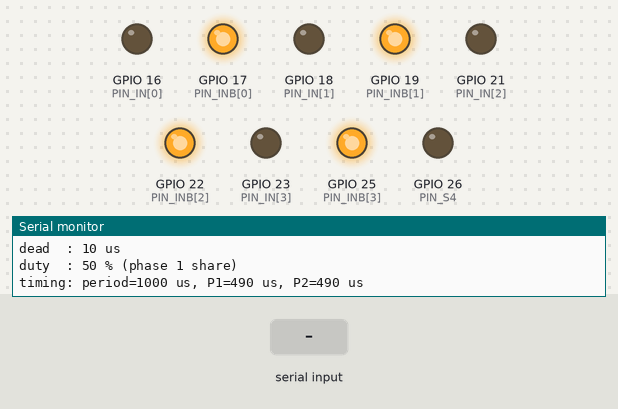
Simulated run of this sketch. Board: ESP32. On the bench: output pins drawn as LEDs (lit = HIGH), the last lines printed to the serial monitor. Dashed ring = blinking. Inputs (shaded band) come from the test bench.

Above: at 1.2 s.
1.3 s: "on\n" received over Serial
At 3.9 s:
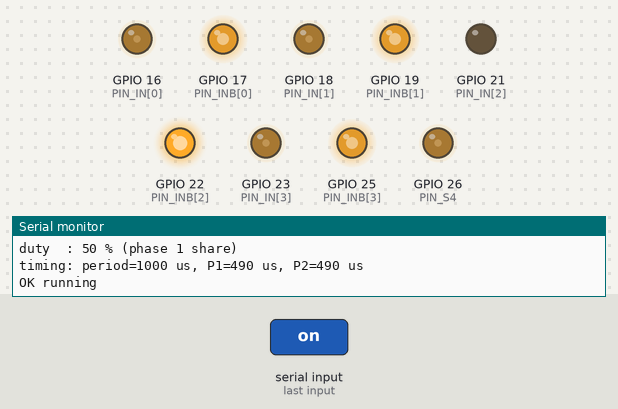
4.3 s: "help,1\n" received over Serial
At 6.1 s:
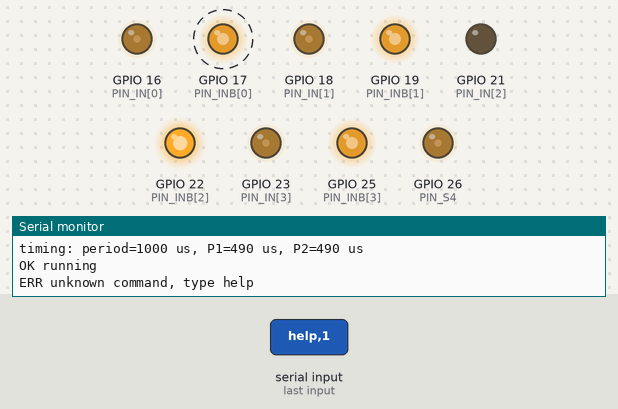
7.3 s: "status\n" received over Serial
10.3 s: "off\n" received over Serial
11.8 s: "on\n" received over Serial
At 11.98 s:
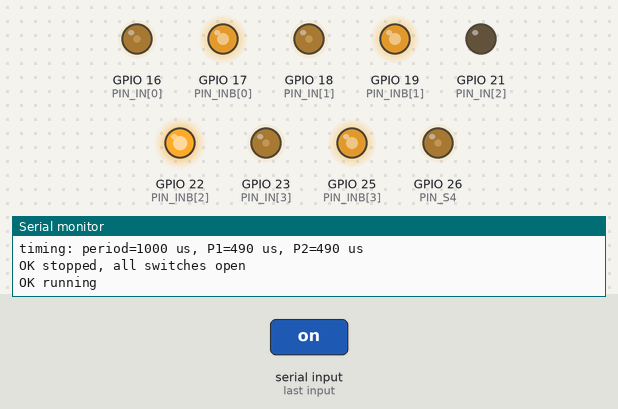
14.8 s: "status,150\n" received over Serial
Timing chart, 0 to 23.1 s (numbered marks = the images above; inputs shaded):
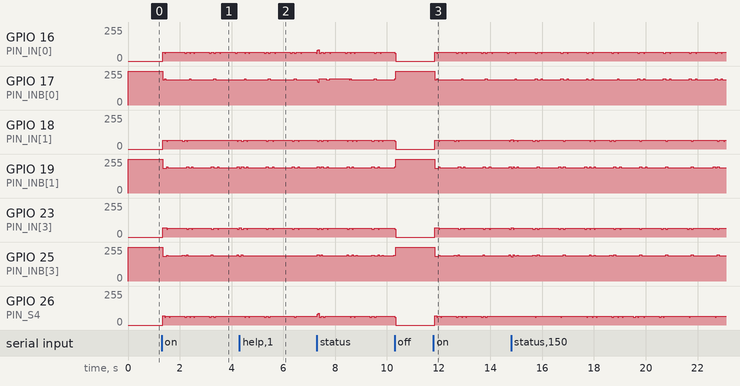

Measured:
- after the input at 1.3 s, GPIO 17 (PIN_INB[0]): 255/255 → 188/255 at once, → 191/255 0.08 s later, → 197/255 1.9 s later, → 191/255 0.08 s later
- after the input at 11.8 s, GPIO 17 (PIN_INB[0]): 255/255 → 188/255 at once, → 191/255 0.08 s later, → 197/255 1.9 s later, → 191/255 0.08 s later

The sketch:

firmware.ino
```cpp
/*
  firmware.ino - open-loop switched-capacitor converter (x1/2, x1, x2)

  - Plain Arduino API only: pinMode, digitalWrite, micros, delayMicroseconds, Serial.
  - No #include, no libraries. Written for ESP32 (Arduino-ESP32 core).
  - Open loop: the output voltage is set by the ratio (mode), NOT regulated.
    freq / duty / dead-time only change output impedance, ripple and losses.

  Serial: 115200 baud, newline terminated. Type "help".
*/

// ============================== USER SETTINGS ==============================
#define SERIAL_BAUD 115200

// PNP switches (S1, S2A, S2B, S3) are driven through a BJT push-pull driver
// that needs a complementary pair per switch:
//   IN  = HIGH -> switch ON      INB = always the inverse of IN
// Index: 0 = S1, 1 = S2A, 2 = S2B, 3 = S3
static const uint8_t PIN_IN [4] = {16, 18, 21, 23};
static const uint8_t PIN_INB[4] = {17, 19, 22, 25};
// S4 (2N3904, low side) is driven from the GPIO through a 1k base resistor (HIGH = ON)
static const uint8_t PIN_S4 = 26;

// Converter modes
static const uint8_t MODE_HALF   = 0;  // x1/2  step-down
static const uint8_t MODE_ONE    = 1;  // x1    bypass
static const uint8_t MODE_DOUBLE = 2;  // x2    step-up

// Defaults at boot (all can be changed at run time over Serial)
static const uint8_t  DEFAULT_MODE     = MODE_DOUBLE;
static const uint32_t DEFAULT_FREQ_HZ  = 1000;  // switching frequency
static const uint32_t DEFAULT_DEAD_US  = 10;    // dead time between phases (BJT storage time)
static const uint8_t  DEFAULT_DUTY_PCT = 50;    // share of phase 1 in the active time
static const bool     AUTO_START       = false; // false = wait for "on" command

// Limits enforced by the Serial parser
static const uint32_t FREQ_MIN_HZ  = 100;
static const uint32_t FREQ_MAX_HZ  = 5000;
static const uint32_t DEAD_MAX_US  = 100;
static const uint8_t  DUTY_MIN_PCT = 10;
static const uint8_t  DUTY_MAX_PCT = 90;
// ===========================================================================

// Switch masks (bit i of the P-type switches == index in PIN_IN)
static const uint8_t M_S1 = 1, M_S2A = 2, M_S2B = 4, M_S3 = 8, M_S4 = 16;

// Run-time state
static uint8_t  curMode  = DEFAULT_MODE;
static uint32_t freqHz   = DEFAULT_FREQ_HZ;
static uint32_t deadUs   = DEFAULT_DEAD_US;
static uint8_t  dutyPct  = DEFAULT_DUTY_PCT;
static bool     running  = false;

static uint32_t periodUs = 0, t1Us = 0, t2Us = 0;
static uint8_t  phase = 0;                 // 0=P1, 1=dead, 2=P2, 3=dead
static uint32_t phaseStartUs = 0, phaseLenUs = 0;

// ------------------------------ switch drivers ------------------------------
// Never drive IN=1 and INB=1 together: both push-pull halves would fight.
static void setPSwitch(uint8_t i, bool on) {
  if (on) {
    digitalWrite(PIN_INB[i], LOW);
    digitalWrite(PIN_IN[i], HIGH);
  } else {
    digitalWrite(PIN_IN[i], LOW);
    digitalWrite(PIN_INB[i], HIGH);
  }
}

// Break-before-make: first switch off what is not wanted, then switch on.
static void applySwitches(uint8_t mask) {
  for (uint8_t i = 0; i < 4; i++) {
    if (!(mask & (1 << i))) setPSwitch(i, false);
  }
  if (!(mask & M_S4)) digitalWrite(PIN_S4, LOW);
  for (uint8_t i = 0; i < 4; i++) {
    if (mask & (1 << i)) setPSwitch(i, true);
  }
  if (mask & M_S4) digitalWrite(PIN_S4, HIGH);
}

static uint8_t phaseMask(uint8_t m, uint8_t ph) {
  switch (m) {
    case MODE_DOUBLE: return ph == 0 ? (M_S1 | M_S4)  : (M_S3 | M_S2A);
    case MODE_HALF:   return ph == 0 ? (M_S1 | M_S2B) : (M_S2A | M_S4);
    case MODE_ONE:    return M_S1 | M_S2A;
    default:          return 0;
  }
}

// ------------------------------- timing engine ------------------------------
static bool timingOk(uint32_t f, uint32_t d) {
  return (2UL * d) <= (1000000UL / f) / 2UL;  // dead time <= period/4
}

static void recalcTiming() {
  periodUs = 1000000UL / freqHz;
  uint32_t active = periodUs - 2UL * deadUs;
  t1Us = (active * dutyPct) / 100UL;
  t2Us = active - t1Us;
}

static void startEngine() {
  applySwitches(0);
  delayMicroseconds(deadUs > 5 ? deadUs : 5);
  if (curMode == MODE_ONE) {            // static bypass, no switching
    applySwitches(phaseMask(MODE_ONE, 0));
    return;
  }
  phase = 3;
  phaseLenUs = 0;
  phaseStartUs = micros();
}

static void stopEngine() {
  running = false;
  applySwitches(0);
}

static void engineStep() {
  if (!running || curMode == MODE_ONE) return;
  uint32_t now = micros();
  if ((uint32_t)(now - phaseStartUs) < phaseLenUs) return;

  phaseStartUs += phaseLenUs;
  if ((uint32_t)(now - phaseStartUs) > periodUs) phaseStartUs = now;  // fell behind

  phase = (phase + 1) & 3;
  switch (phase) {
    case 0:  applySwitches(phaseMask(curMode, 0)); phaseLenUs = t1Us;   break;
    case 1:  applySwitches(0);                     phaseLenUs = deadUs; break;
    case 2:  applySwitches(phaseMask(curMode, 1)); phaseLenUs = t2Us;   break;
    default: applySwitches(0);                     phaseLenUs = deadUs; break;
  }
}

// --------------------------------- Serial UI --------------------------------
static const char *modeName(uint8_t m) {
  return m == MODE_HALF ? "x1/2 (step-down)"
       : m == MODE_ONE  ? "x1 (bypass)"
                        : "x2 (step-up)";
}

static void printStatus() {
  Serial.print("state : "); Serial.println(running ? "RUNNING" : "STOPPED");
  Serial.print("mode  : "); Serial.println(modeName(curMode));
  Serial.print("freq  : "); Serial.print(freqHz);  Serial.println(" Hz");
  Serial.print("dead  : "); Serial.print(deadUs);  Serial.println(" us");
  Serial.print("duty  : "); Serial.print(dutyPct); Serial.println(" % (phase 1 share)");
  Serial.print("timing: period="); Serial.print(periodUs);
  Serial.print(" us, P1="); Serial.print(t1Us);
  Serial.print(" us, P2="); Serial.print(t2Us); Serial.println(" us");
}

static void printHelp() {
  Serial.println("Commands:");
  Serial.println("  mode half|one|double   (also 0.5 | 1 | 2)");
  Serial.println("  freq <Hz>              switching frequency");
  Serial.println("  dead <us>              dead time between phases");
  Serial.println("  duty <pct>             phase 1 share of active time");
  Serial.println("  on | off               start / stop (off = all switches open)");
  Serial.println("  status | help");
}

static void lowerInPlace(char *s) {
  for (; *s; s++) if (*s >= 'A' && *s <= 'Z') *s = (char)(*s + 32);
}

static void handleLine(char *line) {
  char *cmd = strtok(line, " \t");
  char *arg = strtok(NULL, " \t");
  if (!cmd) return;
  lowerInPlace(cmd);
  if (arg) lowerInPlace(arg);

  if (!strcmp(cmd, "help")) {
    printHelp();
  } else if (!strcmp(cmd, "status")) {
    printStatus();
  } else if (!strcmp(cmd, "on")) {
    running = true;
    startEngine();
    Serial.println("OK running");
  } else if (!strcmp(cmd, "off")) {
    stopEngine();
    Serial.println("OK stopped, all switches open");
  } else if (!strcmp(cmd, "mode")) {
    uint8_t m = 255;
    if (arg) {
      if (!strcmp(arg, "half") || !strcmp(arg, "0.5")) m = MODE_HALF;
      else if (!strcmp(arg, "one") || !strcmp(arg, "1")) m = MODE_ONE;
      else if (!strcmp(arg, "double") || !strcmp(arg, "2")) m = MODE_DOUBLE;
    }
    if (m == 255) {
      Serial.println("ERR usage: mode half|one|double");
    } else {
      curMode = m;
      if (running) startEngine();
      Serial.print("OK mode "); Serial.println(modeName(curMode));
    }
  } else if (!strcmp(cmd, "freq")) {
    long v = arg ? atol(arg) : 0;
    if (v < (long)FREQ_MIN_HZ || v > (long)FREQ_MAX_HZ) {
      Serial.print("ERR freq range "); Serial.print(FREQ_MIN_HZ);
      Serial.print(".."); Serial.println(FREQ_MAX_HZ);
    } else if (!timingOk((uint32_t)v, deadUs)) {
      Serial.println("ERR dead time too long for this frequency");
    } else {
      freqHz = (uint32_t)v;
      recalcTiming();
      Serial.print("OK freq "); Serial.println(freqHz);
    }
  } else if (!strcmp(cmd, "dead")) {
    long v = arg ? atol(arg) : -1;
    if (v < 0 || v > (long)DEAD_MAX_US) {
      Serial.print("ERR dead range 0.."); Serial.println(DEAD_MAX_US);
    } else if (!timingOk(freqHz, (uint32_t)v)) {
      Serial.println("ERR dead time too long for this frequency");
    } else {
      deadUs = (uint32_t)v;
      recalcTiming();
      Serial.print("OK dead "); Serial.println(deadUs);
    }
  } else if (!strcmp(cmd, "duty")) {
    long v = arg ? atol(arg) : 0;
    if (v < (long)DUTY_MIN_PCT || v > (long)DUTY_MAX_PCT) {
      Serial.print("ERR duty range "); Serial.print(DUTY_MIN_PCT);
      Serial.print(".."); Serial.println(DUTY_MAX_PCT);
    } else {
      dutyPct = (uint8_t)v;
      recalcTiming();
      Serial.print("OK duty "); Serial.println(dutyPct);
    }
  } else {
    Serial.println("ERR unknown command, type help");
  }
}

static char    lineBuf[32];
static uint8_t lineLen = 0;

static void pollSerial() {
  while (Serial.available() > 0) {
    char c = (char)Serial.read();
    if (c == '\n' || c == '\r') {
      if (lineLen > 0) {
        lineBuf[lineLen] = 0;
        handleLine(lineBuf);
        lineLen = 0;
      }
    } else if (lineLen < sizeof(lineBuf) - 1) {
      lineBuf[lineLen++] = c;
    }
  }
}

// ----------------------------------- main -----------------------------------
void setup() {
  // Safe state first: every switch OFF
  for (uint8_t i = 0; i < 4; i++) {
    pinMode(PIN_IN[i], OUTPUT);
    pinMode(PIN_INB[i], OUTPUT);
  }
  pinMode(PIN_S4, OUTPUT);
  applySwitches(0);

  Serial.begin(SERIAL_BAUD);
  recalcTiming();
  if (AUTO_START) {
    running = true;
    startEngine();
  }
  Serial.println();
  Serial.println("Switched-capacitor x1/2 | x1 | x2, open loop");
  printHelp();
  printStatus();
}

void loop() {
  engineStep();
  pollSerial();
}
```
